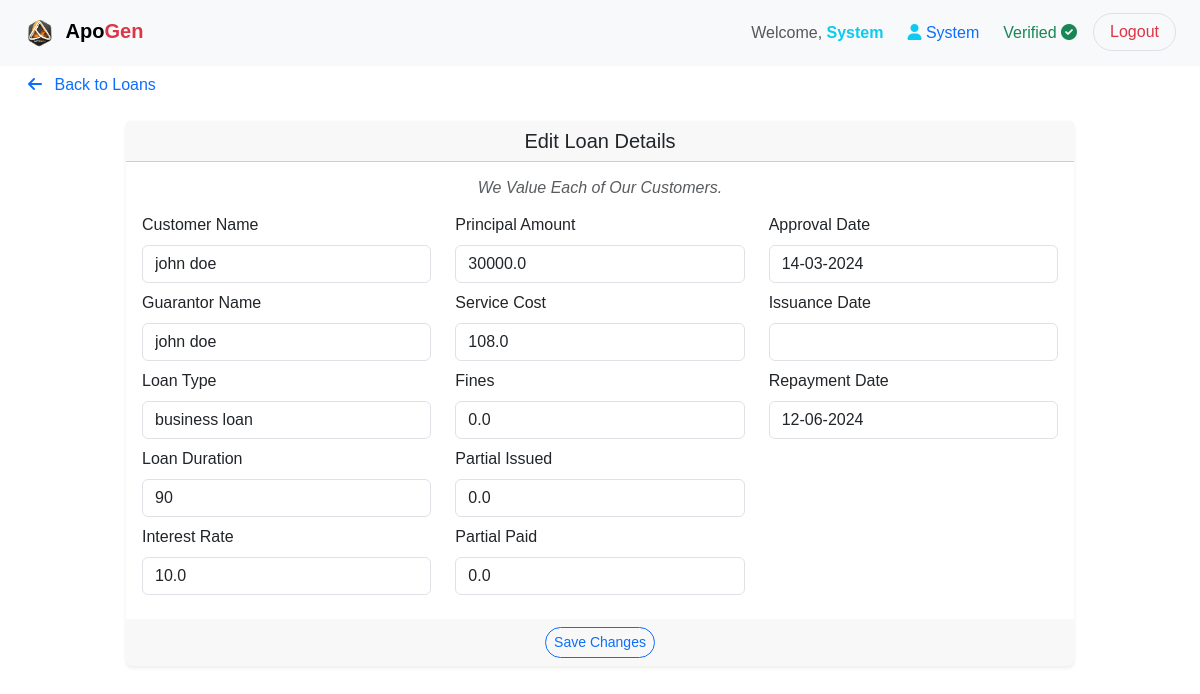
Screenshot of /edit_loan/2 (signed in) with the database file from the repository.
### app/server/database/models.py (models this page shows)
class User(UserMixin, db.Model):
    id = db.Column(db.Integer, primary_key=True)
    first_name = db.Column(db.String(255), nullable=False)
    last_name = db.Column(db.String(255), nullable=False)
    email = db.Column(db.String(255), unique=True, nullable=False)
    mobile_number = db.Column(db.String(15), nullable=False)
    id_number = db.Column(db.String(20), unique=True, nullable=False)
    education_level = db.Column(db.String(50), nullable=False)
    occupation = db.Column(db.String(255), nullable=False)
    dob = db.Column(db.Date, nullable=False)
    password = db.Column(db.String(255), nullable=False)
    membership = db.Column(db.Boolean, default=False, nullable=False)
    verification_status = db.Column(db.Boolean, default=False, nullable=False)
    profile_picture = db.Column(db.String(255))
    timestamp = db.Column(db.DateTime, default=datetime.now(timezone.utc) + timedelta(hours=3), nullable=False)
    role_id = db.Column(db.Integer, db.ForeignKey('role.id'), nullable=False)
    role = db.relationship('Role', backref='users')
    loans = db.relationship('Loan', backref='guarantor', lazy=True)
    contributions = db.relationship('Contribution', backref='user', lazy=True)

class Role(db.Model):
    id = db.Column(db.Integer, primary_key=True)
    name = db.Column(db.String(50), unique=True, nullable=False)

class Loan(db.Model):
    id = db.Column(db.Integer, primary_key=True)
    customer_name = db.Column(db.String(255), nullable=False)
    guarantor_name = db.Column(db.String(255), nullable=False)
    loan_type = db.Column(db.String(255), nullable=False)
    principal = db.Column(db.Float, nullable=False)
    loan_duration = db.Column(db.Integer, nullable=False)
    interest_rate = db.Column(db.Float, default=10, nullable=False)
    service_cost = db.Column(db.Float, default=0, nullable=False)
    fines = db.Column(db.Float, default=0, nullable=True)
    partial_issuance = db.Column(db.Float, default=0, nullable=True)
    partial_payment = db.Column(db.Float, default=0, nullable=True)
    partial_balance = db.Column(db.Float, default=0, nullable=True)
    repayment = db.Column(db.Float, nullable=False)
    profit = db.Column(db.Float, nullable=False)
    loan_status = db.Column(db.String(255), default='pending', nullable=False)
    timestamp = db.Column(db.DateTime, default=datetime.now(timezone.utc) + timedelta(hours=3), nullable=False)
    approval_timestamp = db.Column(db.DateTime, nullable=True)
    issuance_timestamp = db.Column(db.DateTime, nullable=True)
    payment_timestamp = db.Column(db.DateTime, nullable=True)
    guarantor_id = db.Column(db.Integer, db.ForeignKey('user.id'), nullable=False)
    system_id = db.Column(db.Integer, db.ForeignKey('system.id'), nullable=False)
    system = relationship('System', back_populates='loans')

### app/server/routes.py (the view, shortened to what this page needs)
@routes.route('/edit_loan/<int:loan_id>', methods=['GET', 'POST'])
@login_required
def edit_loan(loan_id):
    loan = Loan.query.get_or_404(loan_id)
    form = EditLoanForm(obj=loan)
    form.customer_name.choices = get_customer_names()
    form.guarantor_name.choices = get_guarantor_names()
    form.loan_type.choices = get_loan_types()
    form.loan_duration.choices = get_loan_durations()
    return render_template('common/edit_loan.html', title='Edit Loan', form=form, loan=loan)

### app/server/routes.py (called while the page is built)
@login_manager.user_loader
def load_user(user_id):
    return db.session.get(User, int(user_id))

@routes.context_processor
def inject_now():
    return {'now': datetime.utcnow() + timedelta(hours=3)}

def get_customer_names():
    if current_user.membership:
        customers = User.query.filter(User.id != '1', User.verification_status.is_(True)).all()
    elif current_user.verification_status:
        customers = [current_user]
    else:
        customers = []
    all_names = [f"{customer.first_name} {customer.last_name}" for customer in customers]
    names = sorted(all_names)  # Alphabetically sort names
    return names

def get_guarantor_names():
    guarantors = User.query.filter(User.id != '1', User.membership.is_(True)).all()
    all_names = [f"{guarantor.first_name} {guarantor.last_name}" for guarantor in guarantors]
    names = sorted(all_names)  # Alphabetically sort names
    return names

def get_loan_types():
    all_loan_types = System.query.filter(System.loan_types.isnot(None)).all()
    loan_types = sorted(all_loan_types, key=attrgetter('loan_types'))
    names = [loan_type.loan_types for loan_type in loan_types]
    return names

def get_loan_durations():
    loan_durations = System.query.filter(System.loan_durations.isnot(None)).all()
    all_durations = [loan_duration.loan_durations for loan_duration in loan_durations]
    durations = sorted(all_durations, key=lambda x: int(x))  # Sort durations as integers
    return durations

### app/client/templates/common/edit_loan.html (shortened to what this page needs)
{% extends 'base.html' %}
{% block content %}
<div class="container-fluid">
    <ul class="nav nav-pills justify-content-start border-0">
        <li class="nav-item">
            <a class="nav-link rounded-pill" href="{{ url_for('routes.dashboard') }}">
                <i class="fas fa-arrow-left me-2"></i> Back to Loans
            </a>
        </li>
    </ul>
    <div class="col-md-10 mx-auto p-3 mb-3">
        <form method="post" action="{{ url_for('routes.edit_loan', loan_id=loan.id) }}">
            <div class="card shadow-sm border-0">
                <div class="card-header h5 text-center text-dark">Edit Loan Details</div>
                <div class="card-body">
                    <div class="h6 text-center fst-italic text-muted mb-3">We Value Each of Our Customers.</div>
                    <div class="row">
                        <div class="{% if current_user.role.name in ['admin', 'system'] %} col-md-4 {% else %} col-md-6 {% endif %}">
                            <div class="mb-2">
                                <label for="customer_name" class="form-label">Customer Name</label>
                                {{ form.customer_name(class="form-control", required=True) }}
                            </div>
                            <div class="mb-2">
                                <label for="guarantor_name" class="form-label">Guarantor Name</label>
                                {{ form.guarantor_name(class="form-control", required=True) }}
                            </div>
                            <div class="mb-2">
                                <label for="loan_type" class="form-label">Loan Type</label>
                                {{ form.loan_type(class="form-control", required=True) }}
                            </div>
                            <div class="mb-2">
                                <label for="loan_duration" class="form-label">Loan Duration</label>
                                {{ form.loan_duration(class="form-control", required=True) }}
                            </div>
                            <div class="mb-2">
                                <label for="interest_rate" class="form-label">Interest Rate</label>
                                {{ form.interest_rate(class="form-control", required=True) }}
                            </div>
                        </div>
                        <div class="{% if current_user.role.name in ['admin', 'system'] %} col-md-4 {% else %} col-md-6 {% endif %}">
                            <div class="mb-2">
                                <label for="principal" class="form-label">Principal Amount</label>
                                {{ form.principal(class="form-control", required=True) }}
                            </div>
                            {% if current_user.role.name in ['admin', 'system'] %}
                            <div class="mb-2">
                                <label for="service_cost" class="form-label">Service Cost</label>
                                {{ form.service_cost(class="form-control", required=True) }}
                            </div>
                            <div class="mb-2">
                                <label for="fines" class="form-label">Fines</label>
                                {{ form.fines(class="form-control") }}
                            </div>
                            <div class="mb-2">
                                <label for="loan_duration" class="form-label">Partial Issued</label>
                                {{ form.partial_issuance(class="form-control", required=True) }}
                            </div>
                            <div class="mb-2">
                                <label for="loan_duration" class="form-label">Partial Paid</label>
                                {{ form.partial_payment(class="form-control", required=True) }}
                            </div>
                            {% endif %}
                        </div>
                        {% if current_user.role.name in ['admin', 'system'] %}
                        <div class="col-md-4">
                            <div class="mb-2">
                                <label for="approval_timestamp" class="form-label">Approval Date</label>
                                {{ form.approval_timestamp(class="form-control") }}
                            </div>
                            <div class="mb-2">
                                <label for="issuance_timestamp" class="form-label">Issuance Date</label>
                                {{ form.issuance_timestamp(class="form-control") }}
                            </div>
                            <div class="mb-2">
                                <label for="payment_timestamp" class="form-label">Repayment Date</label>
                                {{ form.payment_timestamp(class="form-control") }}
                            </div>
                        </div>
                        {% endif %}
                    </div>
                </div>
                <div class="card-footer text-center border-0">
                    <button type="submit" class="btn btn-sm btn-outline-primary rounded-pill">Save Changes</button>
                </div>
            </div>
        </form>
    </div>
</div>
{% endblock %}

### app/client/templates/navs/navbar.html (shortened to what this page needs)
{% if not hide_navbar %}
<nav class="navbar navbar-expand-lg fixed-top bg-light">
  <div class="container-fluid mx-2">
    <a class="navbar-brand" href="#TOP">
      <img
        src="{{ url_for('static', filename='images/logo.png') }}"
        alt="Company Logo"
        height="40"
      />
      <span class="fw-bold">Apo</span
      ><span class="text-danger fw-bold">Gen</span>
    </a>
    <div class="collapse navbar-collapse justify-content-end" id="navbarNav">
      <ul class="navbar-nav">
        <li class="nav-item mx-1">
          <span class="nav-link">
            Welcome,
            <b class="text-info">{{ current_user.first_name.title() }}</b>
          </span>
        </li>
        <li class="nav-item mx-1">
          <span class="nav-link">
            <i class="fas fa-user text-info"></i>
            <span class="text-primary">
              {{ current_user.role.name.title() }}
            </span>
          </span>
        </li>
        <li class="nav-item mx-1">
          <span class="nav-link">
            {% if current_user.verification_status %}
            <span class="text-success">Verified</span>
            <i class="fas fa-check-circle text-success"></i>
            {% else %}
            <span class="text-danger">Not Verified</span>
            <i class="fas fa-times-circle text-danger"></i>
            {% endif %}
          </span>
        </li>
        <li class="nav-item mx-1">
          <a
            class="btn btn-outline-danger border rounded-pill px-3"
            href="{{ url_for('routes.logout') }}"
            onclick="localStorage.clear();"
            >Logout</a
          >
        </li>
      </ul>
    </div>
  </div>
</nav>
{% endif %}

### app/client/static/css/style.css (style rules this page uses)
*, *::before, *::after { margin: 0; padding: 0; box-sizing: border-box; }
li { list-style: none; }
button, input, textarea { background: none; border: none; font: inherit; }
button { cursor: pointer; }
input, textarea { width: 100%; }
body { margin: 0; font-family: Arial, sans-serif; overflow-y: scroll; }
.card-footer { overflow: hidden; }

### rows the page displays
User: first_name "System"
Role: role.name "System"
Loan: customer_name "john doe", guarantor_name "john doe", loan_type "business loan", loan_duration "90", interest_rate "10.0", principal "30000.0", service_cost "108.0", fines "0.0", partial_issuance "0.0", partial_payment "0.0", approval_timestamp "14-03-2024", payment_timestamp "12-06-2024"
